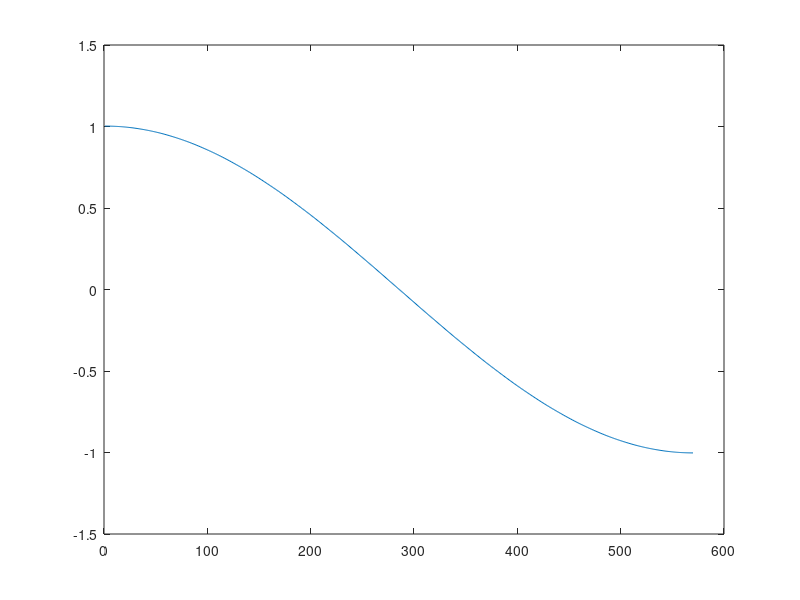

MATLAB code to generate this figure:
%Transmission line exercise: 
%Given R,L,C,G, V measured at t_i = 0ms, z_i = -50mm, fi = 30 deg 
%What is V measured at t_f ms, z_f mm?

%Initial conditions

V_m = 1;            %measurement at z_i, t_i, fi
z_i = -50 * 10^-3;  %initial z
t_i = 0;            %initial time
fi = deg2rad(0);   %phase in degrees
t_f = 50 * 10^-3;
z_f = -150 * 10^-3;

R = 100;
L = 4*pi*10^-7;
C = 8.95*10^-12;
G = 0;
f = 1*10^6;
w = 2* pi * f;

%Calculate parameters
gamma = sqrt( (R + j*w*L)* (G + j*w*C) );
alfa = real(gamma)
beta = imag(gamma)
vp = w/beta; %phase velocity
lambda = vp/f;

%Find voltage relative to z_i
z_f = abs(z_f - z_i);
z_i = 0;

%Find V+
V_p = V_m/( exp(alfa * t_i) * cos(w*t_i - beta*z_i + fi) );
V_f = V_p * exp( alfa*t_f) * cos(w*t_f-beta*z_f+fi)

%Lambda function that gives V_f for various parameters
V_f_fun = @(V_m, alfa, beta, t_i, t_f, z_i, z_f, w, fi) V_m/( exp(alfa * t_i) * ...
    cos(w*t_i - beta*z_i + fi) ) * exp( alfa*t_f) * cos(w*t_f-beta*z_f+fi) ;

z=0:0.1:lambda/2;
v= V_f_fun( V_m, alfa, beta, t_i, t_f, z_i, z, w, fi );
plot(v)